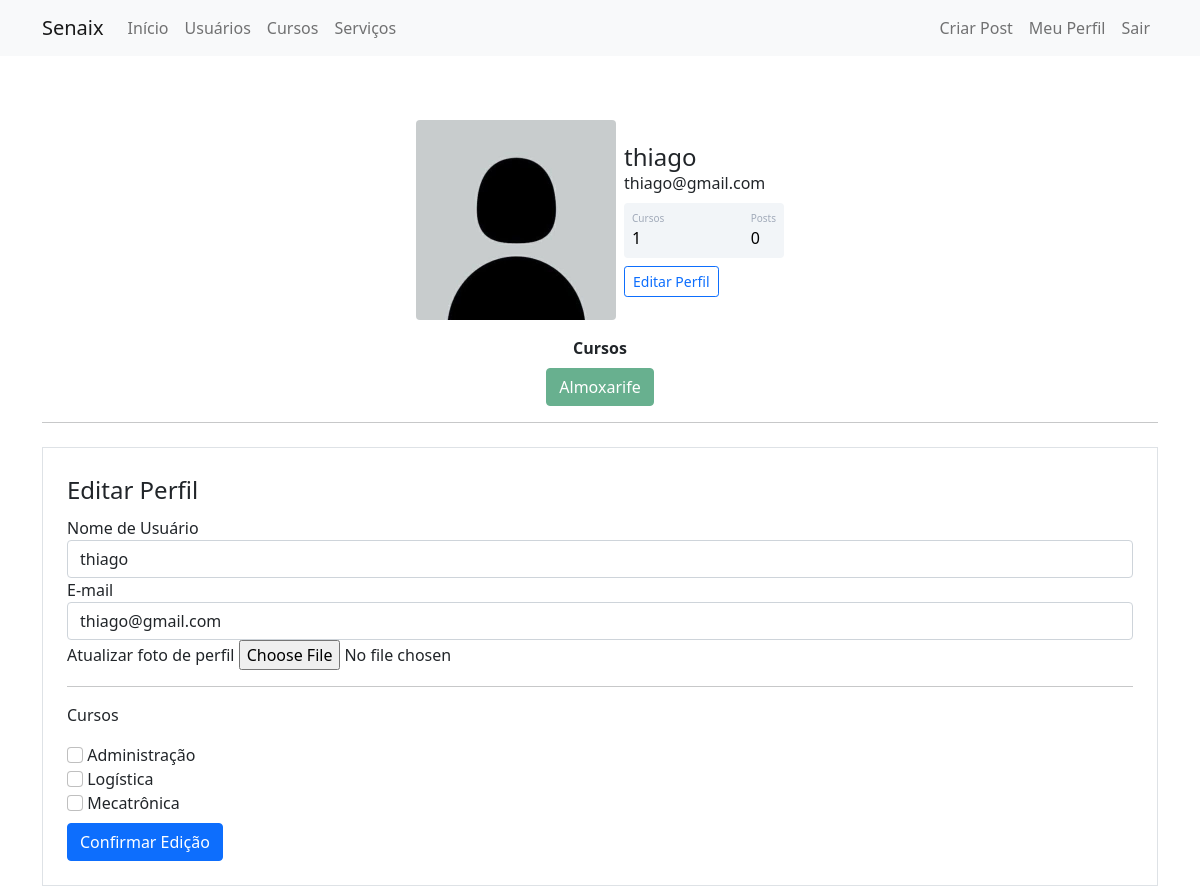
The page /perfil/editar (signed in) on the database its author committed.
### comunidadeimpressionadora/models.py (models this page shows)
class Usuario(database.Model, UserMixin):
    id = database.Column(database.Integer, primary_key=True)
    username = database.Column(database.String, nullable=False)
    email = database.Column(database.String, nullable=False, unique=True)
    senha = database.Column(database.String, nullable=False)
    foto_perfil = database.Column(database.String, default='default.jpg')
    posts = database.relationship('Post', backref='autor', lazy=True)
    cursos = database.Column(database.String, nullable=False, default='Não Informado')
    def contar_posts(self):
        return len(self.posts)

### comunidadeimpressionadora/routes.py (the view)
@app.route('/perfil/editar', methods=['GET', 'POST'])
@login_required
def editar_perfil():
    form = FormEditarPerfil()
    if form.validate_on_submit():
        current_user.email = form.email.data
        current_user.username = form.username.data
        if form.foto_perfil.data:
            nome_imagem = salvar_imagem(form.foto_perfil.data)
            current_user.foto_perfil = nome_imagem
        current_user.cursos = atualizar_cursos(form)
        database.session.commit()
        flash('Perfil atualizado com sucesso.', 'alert-success')
        return redirect(url_for('perfil'))
    elif request.method == 'GET':
        form.email.data = current_user.email
        form.username.data = current_user.username
    foto_perfil = url_for('static', filename='fotos_perfil/{}'.format(current_user.foto_perfil))
    return render_template('editarperfil.html', foto_perfil=foto_perfil, form=form)

### comunidadeimpressionadora/forms.py (shortened to what this page needs)
class FormEditarPerfil(FlaskForm):
    username = StringField('Nome de Usuário', validators=[DataRequired()])
    email = StringField('E-mail', validators=[DataRequired(), Email()])
    foto_perfil = FileField('Atualizar foto de perfil', validators=[FileAllowed(['jpg', 'png'])])
    curso_excel = BooleanField('Administração')
    curso_vba = BooleanField('Logística')
    curso_powerbi = BooleanField('Mecatrônica')
    botao_submit_editarperfil = SubmitField('Confirmar Edição')

### comunidadeimpressionadora/models.py (called while the page is built)
@login_manager.user_loader
def load_usuario(id_usuario):
    return Usuario.query.get(int(id_usuario))

### comunidadeimpressionadora/templates/editarperfil.html (shortened to what this page needs)
{% extends 'perfil.html' %}
{% block form_editar_perfil %}
<div class='container'>
        <hr>
        <div class="row">
            <div class="col">
                <form method="POST" action="" class="border p-4 mt-2" enctype="multipart/form-data">
                    <legend>Editar Perfil</legend>
                    <fieldset>
                        <div class="form-group">
                            {{ form.username.label(class="form-control-label") }}
                            {% if form.username.errors %}
                                {{ form.username(class="form-control is-invalid") }}
                            <div class="invalid-feedback">
                                {% for erro in form.username.errors %}
                                    {{ erro }}
                                {% endfor %}
                            </div>
                            {% else %}
                                {{ form.username(class="form-control") }}
                            {% endif %}
                        </div>
                        <div class="form-group">
                            {{ form.email.label(class="form-control-label") }}
                            {% if form.email.errors %}
                                {{ form.email(class="form-control is-invalid") }}
                            <div class="invalid-feedback">
                                {% for erro in form.email.errors %}
                                    {{ erro }}
                                {% endfor %}
                            </div>
                            {% else %}
                                {{ form.email(class="form-control") }}
                            {% endif %}
                        </div>
                        <div class="form-group">
                            {{ form.foto_perfil.label }}
                            {{ form.foto_perfil(class="form-control-file") }}
                        </div>
                        <hr>
                        <p>Cursos</p>
                        {% for campo in form %}
                            {% if 'curso_' in campo.name %}
                                <div class="form-group">
                                    {{ campo(class="form-check-input") }}
                                    {{ campo.label(class="form-check-input-label") }}
                                </div>
                            {% endif %}
                        {% endfor %}
                    </fieldset>
                    {{ form.botao_submit_editarperfil(class="btn btn-primary mt-2") }}
                </form>
            </div>
        </div>
    </div>
{% endblock %}

### comunidadeimpressionadora/templates/perfil.html
{% extends 'base.html' %}
{% block body %}
    <div class="container mt-5 d-flex justify-content-center">
            <div class="card p-3">
                <div class="d-flex align-items-center">
                    <div class="image pe-2"> <img src="{{ foto_perfil }}" class="rounded" width="200"> </div>
                    <div class="ml-3 w-100">
                        <h4 class="mb-0 mt-0">{{ current_user.username }}</h4> <span>{{ current_user.email }}</span>
                        <div class="p-2 mt-2 bg-primary d-flex justify-content-between rounded text-white stats">
                            {% if 'Não Informado' in current_user.cursos %}
                                <div class="d-flex flex-column"> <span class="articles">Cursos</span> <span class="number1">0</span> </div>
                            {% else %}
                                <div class="d-flex flex-column"> <span class="articles">Cursos</span> <span class="number1">{{ current_user.cursos.count(';') +1}}</span> </div>
                            {% endif %}
                             <div class="d-flex flex-column"> <span class="rating">Posts</span> <span class="number3">{{ current_user.contar_posts() }}</span> </div>
                        </div>
                            <div class="button mt-2 d-flex flex-row align-items-center"> <a href="{{ url_for('editar_perfil') }}"><button class="btn btn-sm btn-outline-primary w-100">Editar Perfil</button></a>
                            </div>
                    </div>
                </div>
            </div>
    </div>
<div class="row justify-content-center">
    <div class="col col-4" style="text-align: center">
        <strong>Cursos</strong><br>
        {% for curso in current_user.cursos.split(';') %}
            <button type="button" class="btn btn-success mt-2" disabled>{{ curso }}</button>
        {% endfor %}
    </div>
</div>
{% block form_editar_perfil %}
{% endblock %}
{% endblock %}

### comunidadeimpressionadora/static/main.css (style rules this page uses)
.card { width: 400px; border: none; border-radius: 10px; background-color: #fff }
.stats { background: #f2f5f8 !important; color: #000 !important }
.articles { font-size: 10px; color: #a1aab9 }
.number1 { font-weight: 500 }
.rating { font-size: 10px; color: #a1aab9 }
.number3 { font-weight: 500 }

### rows shown on the page
Usuario: username "thiago", email "thiago@gmail.com", cursos "1", cursos "Almoxarife"

### other values the page prints
{{ current_user.contar_posts() }} "0"
{{ campo.label(class="form-check-input-label") }} "Administração" "Logística" "Mecatrônica"
